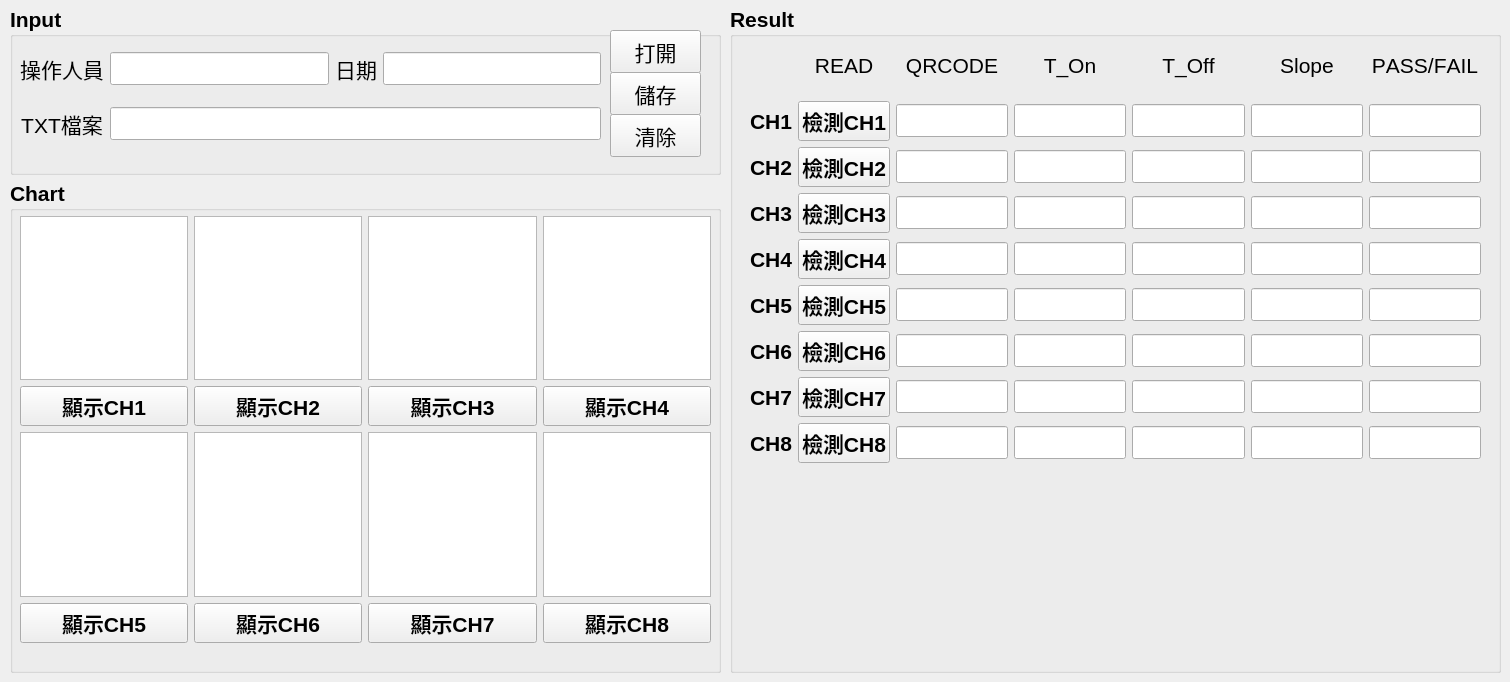
    <widget class="QWidget" name="tab_Sulink">
     <attribute name="title">
      <string>溫度保護器</string>
     </attribute>
     <widget class="QGroupBox" name="Input_box">
      <property name="geometry">
       <rect>
        <x>10</x>
        <y>6</y>
        <width>711</width>
        <height>169</height>
       </rect>
      </property>
      <property name="font">
       <font>
        <pointsize>16</pointsize>
        <weight>75</weight>
        <italic>false</italic>
        <bold>true</bold>
        <underline>false</underline>
        <strikeout>false</strikeout>
        <kerning>true</kerning>
       </font>
      </property>
      <property name="styleSheet">
       <string notr="true">QGroupBox {
            border-color: rgb(156, 156, 156);
        }</string>
      </property>
      <property name="title">
       <string>Input</string>
      </property>
      <widget class="QPushButton" name="btn_opentxt">
       <property name="geometry">
        <rect>
         <x>600</x>
         <y>24</y>
         <width>91</width>
         <height>43</height>
        </rect>
       </property>
       <property name="font">
        <font>
         <pointsize>16</pointsize>
         <weight>50</weight>
         <italic>false</italic>
         <bold>false</bold>
         <underline>false</underline>
         <strikeout>false</strikeout>
         <kerning>false</kerning>
        </font>
       </property>
       <property name="text">
        <string>打開</string>
       </property>
      </widget>
      <widget class="QPushButton" name="btn_save">
       <property name="geometry">
        <rect>
         <x>600</x>
         <y>66</y>
         <width>91</width>
         <height>43</height>
        </rect>
       </property>
       <property name="font">
        <font>
         <pointsize>16</pointsize>
         <weight>50</weight>
         <italic>false</italic>
         <bold>false</bold>
         <underline>false</underline>
         <strikeout>false</strikeout>
         <kerning>true</kerning>
        </font>
       </property>
       <property name="text">
        <string>儲存</string>
       </property>
      </widget>
      <widget class="QPushButton" name="btn_clean">
       <property name="geometry">
        <rect>
         <x>600</x>
         <y>108</y>
         <width>91</width>
         <height>43</height>
        </rect>
       </property>
       <property name="font">
        <font>
         <pointsize>16</pointsize>
         <weight>50</weight>
         <italic>false</italic>
         <bold>false</bold>
         <underline>false</underline>
         <strikeout>false</strikeout>
         <kerning>true</kerning>
        </font>
       </property>
       <property name="text">
        <string>清除</string>
       </property>
      </widget>
      <widget class="QWidget" name="layoutWidget">
       <property name="geometry">
        <rect>
         <x>10</x>
         <y>30</y>
         <width>581</width>
         <height>121</height>
        </rect>
       </property>
       <layout class="QGridLayout" name="gridLayout_2">
        <item row="0" column="0">
         <widget class="QLabel" name="label_name">
          <property name="font">
           <font>
            <pointsize>16</pointsize>
            <weight>50</weight>
            <italic>false</italic>
            <bold>false</bold>
            <underline>false</underline>
            <strikeout>false</strikeout>
            <kerning>false</kerning>
           </font>
          </property>
          <property name="text">
           <string>操作人員</string>
          </property>
          <property name="alignment">
           <set>Qt::AlignCenter</set>
          </property>
         </widget>
        </item>
        <item row="0" column="1">
         <widget class="QLineEdit" name="input_name">
          <property name="font">
           <font>
            <pointsize>16</pointsize>
            <kerning>false</kerning>
           </font>
          </property>
         </widget>
        </item>
        <item row="0" column="2">
         <widget class="QLabel" name="label_datetime">
          <property name="font">
           <font>
            <pointsize>16</pointsize>
            <weight>50</weight>
            <italic>false</italic>
            <bold>false</bold>
            <underline>false</underline>
            <strikeout>false</strikeout>
            <kerning>false</kerning>
           </font>
          </property>
          <property name="text">
           <string>日期</string>
          </property>
          <property name="alignment">
           <set>Qt::AlignCenter</set>
          </property>
         </widget>
        </item>
        <item row="0" column="3">
         <widget class="QLineEdit" name="output_datetime">
          <property name="font">
           <font>
            <pointsize>16</pointsize>
            <kerning>false</kerning>
           </font>
          </property>
         </widget>
        </item>
        <item row="1" column="0">
         <widget class="QLabel" name="label_txt_2">
          <property name="font">
           <font>
            <pointsize>16</pointsize>
            <weight>50</weight>
            <italic>false</italic>
            <bold>false</bold>
            <underline>false</underline>
            <strikeout>false</strikeout>
            <kerning>false</kerning>
           </font>
          </property>
          <property name="text">
           <string>TXT檔案</string>
          </property>
          <property name="alignment">
           <set>Qt::AlignCenter</set>
          </property>
         </widget>
        </item>
        <item row="1" column="1" colspan="3">
         <widget class="QLineEdit" name="input_file">
          <property name="font">
           <font>
            <pointsize>16</pointsize>
            <kerning>false</kerning>
           </font>
          </property>
         </widget>
        </item>
       </layout>
      </widget>
     </widget>
     <widget class="QGroupBox" name="Chart_box">
      <property name="geometry">
       <rect>
        <x>10</x>
        <y>180</y>
        <width>711</width>
        <height>493</height>
       </rect>
      </property>
      <property name="font">
       <font>
        <pointsize>16</pointsize>
        <weight>75</weight>
        <bold>true</bold>
       </font>
      </property>
      <property name="title">
       <string>Chart</string>
      </property>
      <widget class="QSplitter" name="splitter_2">
       <property name="geometry">
        <rect>
         <x>16</x>
         <y>156</y>
         <width>0</width>
         <height>0</height>
        </rect>
       </property>
       <property name="orientation">
        <enum>Qt::Vertical</enum>
       </property>
       <widget class="QWidget" name="widget_6" native="true">
        <property name="styleSheet">
         <string notr="true">background-color: rgb(255, 255, 255);</string>
        </property>
       </widget>
       <widget class="QWidget" name="widget_7" native="true">
        <property name="styleSheet">
         <string notr="true">background-color: rgb(255, 255, 255);</string>
        </property>
       </widget>
       <widget class="QWidget" name="widget_8" native="true">
        <property name="styleSheet">
         <string notr="true">background-color: rgb(255, 255, 255);</string>
        </property>
       </widget>
       <widget class="QWidget" name="widget_5" native="true">
        <property name="styleSheet">
         <string notr="true">background-color: rgb(255, 255, 255);</string>
        </property>
       </widget>
      </widget>
      <widget class="QWidget" name="layoutWidget_2">
       <property name="geometry">
        <rect>
         <x>10</x>
         <y>36</y>
         <width>691</width>
         <height>427</height>
        </rect>
       </property>
       <layout class="QGridLayout" name="gridLayout_3">
        <item row="3" column="1">
         <widget class="QPushButton" name="ch6_display">
          <property name="text">
           <string>顯示CH6</string>
          </property>
         </widget>
        </item>
        <item row="3" column="2">
         <widget class="QPushButton" name="ch7_display">
          <property name="text">
           <string>顯示CH7</string>
          </property>
         </widget>
        </item>
        <item row="3" column="3">
         <widget class="QPushButton" name="ch8_display">
          <property name="text">
           <string>顯示CH8</string>
          </property>
         </widget>
        </item>
        <item row="1" column="2">
         <widget class="QPushButton" name="ch3_display">
          <property name="text">
           <string>顯示CH3</string>
          </property>
         </widget>
        </item>
        <item row="0" column="2">
         <widget class="QGraphicsView" name="ch3_chart"/>
        </item>
        <item row="2" column="2">
         <widget class="QGraphicsView" name="ch7_chart"/>
        </item>
        <item row="2" column="3">
         <widget class="QGraphicsView" name="ch8_chart"/>
        </item>
        <item row="0" column="3">
         <widget class="QGraphicsView" name="ch4_chart"/>
        </item>
        <item row="1" column="0">
         <widget class="QPushButton" name="ch1_display">
          <property name="text">
           <string>顯示CH1</string>
          </property>
         </widget>
        </item>
        <item row="0" column="0">
         <widget class="QGraphicsView" name="ch1_chart"/>
        </item>
        <item row="2" column="1">
         <widget class="QGraphicsView" name="ch6_chart"/>
        </item>
        <item row="1" column="1">
         <widget class="QPushButton" name="ch2_display">
          <property name="text">
           <string>顯示CH2</string>
          </property>
         </widget>
        </item>
        <item row="2" column="0">
         <widget class="QGraphicsView" name="ch5_chart"/>
        </item>
        <item row="0" column="1">
         <widget class="QGraphicsView" name="ch2_chart"/>
        </item>
        <item row="3" column="0">
         <widget class="QPushButton" name="ch5_display">
          <property name="text">
           <string>顯示CH5</string>
          </property>
         </widget>
        </item>
        <item row="1" column="3">
         <widget class="QPushButton" name="ch4_display">
          <property name="text">
           <string>顯示CH4</string>
          </property>
         </widget>
        </item>
       </layout>
      </widget>
     </widget>
     <widget class="QGroupBox" name="Result_box">
      <property name="geometry">
       <rect>
        <x>730</x>
        <y>6</y>
        <width>771</width>
        <height>667</height>
       </rect>
      </property>
      <property name="font">
       <font>
        <pointsize>16</pointsize>
        <weight>75</weight>
        <bold>true</bold>
       </font>
      </property>
      <property name="title">
       <string>Result</string>
      </property>
      <widget class="QWidget" name="layoutWidget">
       <property name="geometry">
        <rect>
         <x>20</x>
         <y>30</y>
         <width>731</width>
         <height>427</height>
        </rect>
       </property>
       <layout class="QGridLayout" name="gridLayout">
        <item row="3" column="0">
         <widget class="QLabel" name="label_ch3">
          <property name="font">
           <font>
            <pointsize>16</pointsize>
            <weight>75</weight>
            <bold>true</bold>
           </font>
          </property>
          <property name="text">
           <string>CH3</string>
          </property>
          <property name="alignment">
           <set>Qt::AlignCenter</set>
          </property>
         </widget>
        </item>
        <item row="0" column="2">
         <widget class="QLabel" name="label_qrcode">
          <property name="font">
           <font>
            <pointsize>16</pointsize>
            <weight>50</weight>
            <bold>false</bold>
            <kerning>false</kerning>
           </font>
          </property>
          <property name="text">
           <string>QRCODE</string>
          </property>
          <property name="alignment">
           <set>Qt::AlignCenter</set>
          </property>
         </widget>
        </item>
        <item row="1" column="5">
         <widget class="QLineEdit" name="ch1_slope">
          <property name="alignment">
           <set>Qt::AlignCenter</set>
          </property>
         </widget>
        </item>
        <item row="0" column="3">
         <widget class="QLabel" name="label_T_On">
          <property name="font">
           <font>
            <pointsize>16</pointsize>
            <weight>50</weight>
            <bold>false</bold>
            <kerning>false</kerning>
           </font>
          </property>
          <property name="text">
           <string>T_On</string>
          </property>
          <property name="alignment">
           <set>Qt::AlignCenter</set>
          </property>
         </widget>
        </item>
        <item row="4" column="4">
         <widget class="QLineEdit" name="ch4_T_Off">
          <property name="alignment">
           <set>Qt::AlignCenter</set>
          </property>
         </widget>
        </item>
        <item row="3" column="3">
         <widget class="QLineEdit" name="ch3_T_On">
          <property name="alignment">
           <set>Qt::AlignCenter</set>
          </property>
         </widget>
        </item>
        <item row="7" column="3">
         <widget class="QLineEdit" name="ch7_T_On">
          <property name="alignment">
           <set>Qt::AlignCenter</set>
          </property>
         </widget>
        </item>
        <item row="1" column="2">
         <widget class="QLineEdit" name="ch1_qrcodelable">
          <property name="alignment">
           <set>Qt::AlignCenter</set>
          </property>
         </widget>
        </item>
        <item row="6" column="6">
         <widget class="QLineEdit" name="ch6_PF">
          <property name="alignment">
           <set>Qt::AlignCenter</set>
          </property>
         </widget>
        </item>
        <item row="6" column="3">
         <widget class="QLineEdit" name="ch6_T_On">
          <property name="alignment">
           <set>Qt::AlignCenter</set>
          </property>
         </widget>
        </item>
        <item row="8" column="2">
         <widget class="QLineEdit" name="ch8_qrcodelable">
          <property name="alignment">
           <set>Qt::AlignCenter</set>
          </property>
         </widget>
        </item>
        <item row="8" column="6">
         <widget class="QLineEdit" name="ch8_PF">
          <property name="alignment">
           <set>Qt::AlignCenter</set>
          </property>
         </widget>
        </item>
        <item row="7" column="5">
         <widget class="QLineEdit" name="ch7_slope">
          <property name="alignment">
           <set>Qt::AlignCenter</set>
          </property>
         </widget>
        </item>
        <item row="3" column="2">
         <widget class="QLineEdit" name="ch3_qrcodelable">
          <property name="alignment">
           <set>Qt::AlignCenter</set>
          </property>
         </widget>
        </item>
        <item row="3" column="5">
         <widget class="QLineEdit" name="ch3_slope">
          <property name="alignment">
           <set>Qt::AlignCenter</set>
          </property>
         </widget>
        </item>
        <item row="1" column="0">
         <widget class="QLabel" name="label_ch1">
          <property name="font">
           <font>
            <pointsize>16</pointsize>
            <weight>75</weight>
            <bold>true</bold>
           </font>
          </property>
          <property name="text">
           <string>CH1</string>
          </property>
          <property name="alignment">
           <set>Qt::AlignCenter</set>
          </property>
         </widget>
        </item>
        <item row="1" column="1">
         <widget class="QPushButton" name="ch1_qrcode">
          <property name="text">
           <string>檢測CH1</string>
          </property>
         </widget>
        </item>
        <item row="1" column="4">
         <widget class="QLineEdit" name="ch1_T_Off">
          <property name="alignment">
           <set>Qt::AlignCenter</set>
          </property>
         </widget>
        </item>
        <item row="2" column="3">
         <widget class="QLineEdit" name="ch2_T_On">
          <property name="alignment">
           <set>Qt::AlignCenter</set>
          </property>
         </widget>
        </item>
        <item row="7" column="1">
         <widget class="QPushButton" name="ch7_qrcode">
          <property name="text">
           <string>檢測CH7</string>
          </property>
         </widget>
        </item>
        <item row="4" column="2">
         <widget class="QLineEdit" name="ch4_qrcodelable">
          <property name="alignment">
           <set>Qt::AlignCenter</set>
          </property>
         </widget>
        </item>
        <item row="0" column="5">
         <widget class="QLabel" name="label_Slope">
          <property name="font">
           <font>
            <pointsize>16</pointsize>
            <weight>50</weight>
            <bold>false</bold>
            <kerning>false</kerning>
           </font>
          </property>
          <property name="text">
           <string>Slope</string>
          </property>
          <property name="alignment">
           <set>Qt::AlignCenter</set>
          </property>
         </widget>
        </item>
        <item row="5" column="0">
         <widget class="QLabel" name="label_ch5">
          <property name="font">
           <font>
            <pointsize>16</pointsize>
            <weight>75</weight>
            <bold>true</bold>
           </font>
          </property>
          <property name="text">
           <string>CH5</string>
          </property>
          <property name="alignment">
           <set>Qt::AlignCenter</set>
          </property>
         </widget>
        </item>
        <item row="3" column="1">
         <widget class="QPushButton" name="ch3_qrcode">
          <property name="text">
           <string>檢測CH3</string>
          </property>
         </widget>
        </item>
        <item row="4" column="1">
         <widget class="QPushButton" name="ch4_qrcode">
          <property name="text">
           <string>檢測CH4</string>
          </property>
         </widget>
        </item>
        <item row="8" column="5">
         <widget class="QLineEdit" name="ch8_slope">
          <property name="alignment">
           <set>Qt::AlignCenter</set>
          </property>
         </widget>
        </item>
        <item row="1" column="3">
         <widget class="QLineEdit" name="ch1_T_On">
          <property name="alignment">
           <set>Qt::AlignCenter</set>
          </property>
         </widget>
        </item>
        <item row="7" column="4">
         <widget class="QLineEdit" name="ch7_T_Off">
          <property name="alignment">
           <set>Qt::AlignCenter</set>
          </property>
         </widget>
        </item>
        <item row="2" column="6">
         <widget class="QLineEdit" name="ch2_PF">
          <property name="alignment">
           <set>Qt::AlignCenter</set>
          </property>
         </widget>
        </item>
        <item row="4" column="5">
         <widget class="QLineEdit" name="ch4_slope">
          <property name="alignment">
           <set>Qt::AlignCenter</set>
          </property>
         </widget>
        </item>
        <item row="2" column="1">
         <widget class="QPushButton" name="ch2_qrcode">
          <property name="text">
           <string>檢測CH2</string>
          </property>
         </widget>
        </item>
        <item row="1" column="6">
         <widget class="QLineEdit" name="ch1_PF">
          <property name="alignment">
           <set>Qt::AlignCenter</set>
          </property>
         </widget>
        </item>
        <item row="3" column="6">
         <widget class="QLineEdit" name="ch3_PF">
          <property name="alignment">
           <set>Qt::AlignCenter</set>
          </property>
         </widget>
        </item>
        <item row="4" column="0">
         <widget class="QLabel" name="label_ch4">
          <property name="font">
           <font>
            <pointsize>16</pointsize>
            <weight>75</weight>
            <bold>true</bold>
           </font>
          </property>
          <property name="text">
           <string>CH4</string>
          </property>
          <property name="alignment">
           <set>Qt::AlignCenter</set>
          </property>
         </widget>
        </item>
        <item row="5" column="5">
         <widget class="QLineEdit" name="ch5_slope">
          <property name="alignment">
           <set>Qt::AlignCenter</set>
          </property>
         </widget>
        </item>
        <item row="8" column="1">
         <widget class="QPushButton" name="ch8_qrcode">
          <property name="text">
           <string>檢測CH8</string>
          </property>
         </widget>
        </item>
        <item row="0" column="4">
         <widget class="QLabel" name="label_T_Off">
          <property name="font">
           <font>
            <pointsize>16</pointsize>
            <weight>50</weight>
            <bold>false</bold>
            <kerning>false</kerning>
           </font>
          </property>
          <property name="text">
           <string>T_Off</string>
          </property>
          <property name="alignment">
           <set>Qt::AlignCenter</set>
          </property>
         </widget>
        </item>
        <item row="5" column="6">
         <widget class="QLineEdit" name="ch5_PF">
          <property name="alignment">
           <set>Qt::AlignCenter</set>
          </property>
         </widget>
        </item>
        <item row="5" column="1">
         <widget class="QPushButton" name="ch5_qrcode">
          <property name="text">
           <string>檢測CH5</string>
          </property>
         </widget>
        </item>
        <item row="0" column="6">
         <widget class="QLabel" name="label_T_On_14">
          <property name="font">
           <font>
            <pointsize>16</pointsize>
            <weight>50</weight>
            <bold>false</bold>
            <kerning>false</kerning>
           </font>
          </property>
          <property name="text">
           <string>PASS/FAIL</string>
          </property>
          <property name="alignment">
           <set>Qt::AlignCenter</set>
          </property>
         </widget>
        </item>
        <item row="7" column="0">
         <widget class="QLabel" name="label_ch7">
          <property name="font">
           <font>
            <pointsize>16</pointsize>
            <weight>75</weight>
            <bold>true</bold>
           </font>
          </property>
          <property name="text">
           <string>CH7</string>
          </property>
          <property name="alignment">
           <set>Qt::AlignCenter</set>
          </property>
         </widget>
        </item>
        <item row="5" column="4">
         <widget class="QLineEdit" name="ch5_T_Off">
          <property name="alignment">
           <set>Qt::AlignCenter</set>
          </property>
         </widget>
        </item>
        <item row="2" column="0">
         <widget class="QLabel" name="label_ch2">
          <property name="font">
           <font>
            <pointsize>16</pointsize>
            <weight>75</weight>
            <bold>true</bold>
           </font>
          </property>
          <property name="text">
           <string>CH2</string>
          </property>
          <property name="alignment">
           <set>Qt::AlignCenter</set>
          </property>
         </widget>
        </item>
        <item row="5" column="3">
         <widget class="QLineEdit" name="ch5_T_On">
          <property name="alignment">
           <set>Qt::AlignCenter</set>
          </property>
         </widget>
        </item>
        <item row="4" column="6">
         <widget class="QLineEdit" name="ch4_PF">
          <property name="alignment">
           <set>Qt::AlignCenter</set>
          </property>
         </widget>
        </item>
        <item row="6" column="1">
         <widget class="QPushButton" name="ch6_qrcode">
          <property name="text">
           <string>檢測CH6</string>
          </property>
         </widget>
        </item>
        <item row="7" column="6">
         <widget class="QLineEdit" name="ch7_PF">
          <property name="alignment">
           <set>Qt::AlignCenter</set>
          </property>
         </widget>
        </item>
        <item row="8" column="4">
         <widget class="QLineEdit" name="ch8_T_Off">
          <property name="alignment">
           <set>Qt::AlignCenter</set>
          </property>
         </widget>
        </item>
        <item row="8" column="3">
         <widget class="QLineEdit" name="ch8_T_On">
          <property name="alignment">
           <set>Qt::AlignCenter</set>
          </property>
         </widget>
        </item>
        <item row="8" column="0">
         <widget class="QLabel" name="label_ch8">
          <property name="font">
           <font>
            <pointsize>16</pointsize>
            <weight>75</weight>
            <bold>true</bold>
           </font>
          </property>
          <property name="text">
           <string>CH8</string>
          </property>
          <property name="alignment">
           <set>Qt::AlignCenter</set>
          </property>
         </widget>
        </item>
        <item row="6" column="2">
         <widget class="QLineEdit" name="ch6_qrcodelable">
          <property name="alignment">
           <set>Qt::AlignCenter</set>
          </property>
         </widget>
        </item>
        <item row="2" column="2">
         <widget class="QLineEdit" name="ch2_qrcodelable">
          <property name="alignment">
           <set>Qt::AlignCenter</set>
          </property>
         </widget>
        </item>
        <item row="2" column="5">
         <widget class="QLineEdit" name="ch2_slope">
          <property name="alignment">
           <set>Qt::AlignCenter</set>
          </property>
         </widget>
        </item>
        <item row="6" column="0">
         <widget class="QLabel" name="label_ch6">
          <property name="font">
           <font>
            <pointsize>16</pointsize>
            <weight>75</weight>
            <bold>true</bold>
           </font>
          </property>
          <property name="text">
           <string>CH6</string>
          </property>
          <property name="alignment">
           <set>Qt::AlignCenter</set>
          </property>
         </widget>
        </item>
        <item row="5" column="2">
         <widget class="QLineEdit" name="ch5_qrcodelable">
          <property name="alignment">
           <set>Qt::AlignCenter</set>
          </property>
         </widget>
        </item>
        <item row="6" column="4">
         <widget class="QLineEdit" name="ch6_T_Off">
          <property name="alignment">
           <set>Qt::AlignCenter</set>
          </property>
         </widget>
        </item>
        <item row="3" column="4">
         <widget class="QLineEdit" name="ch3_T_Off">
          <property name="alignment">
           <set>Qt::AlignCenter</set>
          </property>
         </widget>
        </item>
        <item row="2" column="4">
         <widget class="QLineEdit" name="ch2_T_Off">
          <property name="alignment">
           <set>Qt::AlignCenter</set>
          </property>
         </widget>
        </item>
        <item row="4" column="3">
         <widget class="QLineEdit" name="ch4_T_On">
          <property name="alignment">
           <set>Qt::AlignCenter</set>
          </property>
         </widget>
        </item>
        <item row="6" column="5">
         <widget class="QLineEdit" name="ch6_slope">
          <property name="alignment">
           <set>Qt::AlignCenter</set>
          </property>
         </widget>
        </item>
        <item row="7" column="2">
         <widget class="QLineEdit" name="ch7_qrcodelable">
          <property name="alignment">
           <set>Qt::AlignCenter</set>
          </property>
         </widget>
        </item>
        <item row="0" column="1">
         <widget class="QLabel" name="label_qrcode_3">
          <property name="font">
           <font>
            <pointsize>16</pointsize>
            <weight>50</weight>
            <bold>false</bold>
            <kerning>false</kerning>
           </font>
          </property>
          <property name="text">
           <string>READ</string>
          </property>
          <property name="alignment">
           <set>Qt::AlignCenter</set>
          </property>
         </widget>
        </item>
       </layout>
      </widget>
     </widget>
    </widget>
